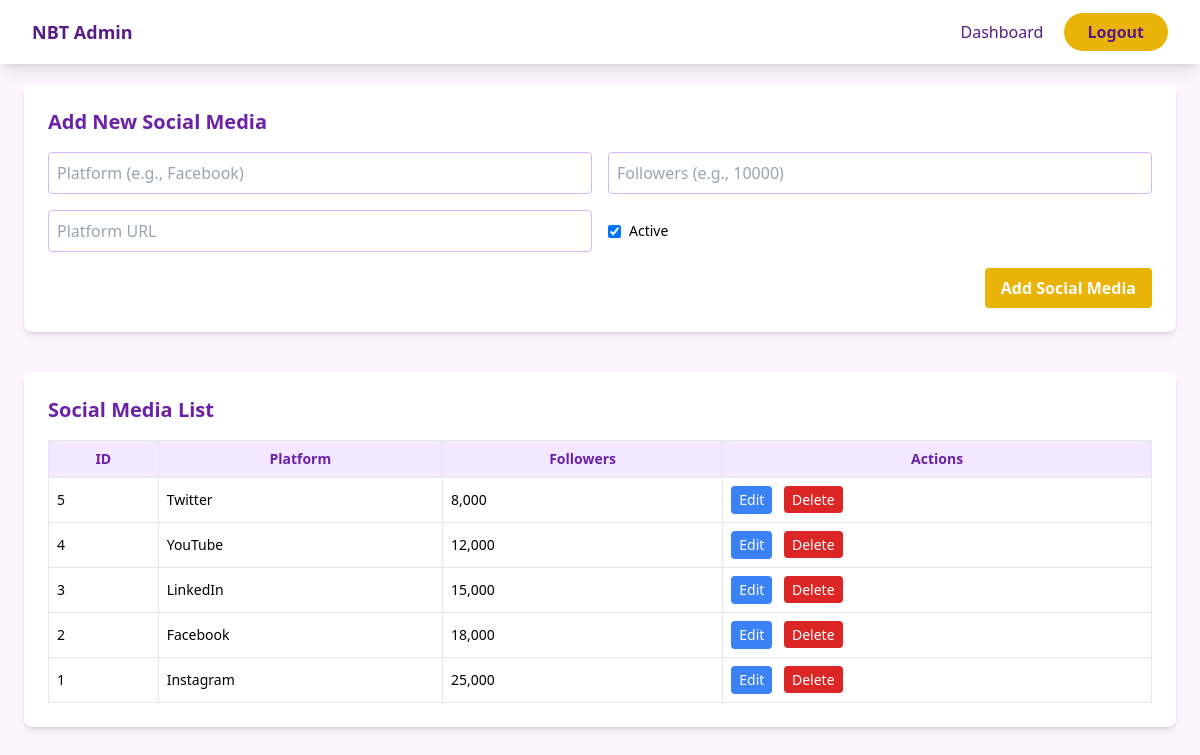
Screenshot of /nbt/admin/manage_social_media.php (signed in) with the database file from the repository.
### tables this page shows
CREATE TABLE social_media (
    id INT AUTO_INCREMENT PRIMARY KEY,
    platform VARCHAR(100) NOT NULL,
    platform_url VARCHAR(500) DEFAULT '',
    icon_class VARCHAR(100) DEFAULT '',
    followers INT DEFAULT 0,
    is_active TINYINT(1) DEFAULT 1,
    display_order INT DEFAULT 0,
    created_at TIMESTAMP DEFAULT CURRENT_TIMESTAMP
);

### nbt/admin/manage_social_media.php (the view, shortened to what this page needs)
<?php
require '../config/db.php';
$stmt = $pdo->query("SELECT * FROM social_media ORDER BY id DESC");
$social_media = $stmt->fetchAll(PDO::FETCH_ASSOC);
?>
<!DOCTYPE html>
<html lang="en">
<head>
    <script src="https://cdn.tailwindcss.com"></script>
</head>
<body class="bg-purple-50 font-sans">
    <nav class="bg-white shadow-lg fixed w-full top-0 z-50">
        <div class="max-w-7xl mx-auto px-4 sm:px-6 lg:px-8">
            <div class="flex justify-between items-center h-16">
                <div class="text-lg font-semibold text-purple-900">NBT Admin</div>
                <div>
                    <a href="dashboard.php" class="text-purple-900 hover采访:text-yellow-500 px-4">Dashboard</a>
                    <a href="logout.php" class="bg-yellow-500 text-purple-900 px-6 py-2 rounded-full font-semibold hover:bg-yellow-600">Logout</a>
                </div>
            </div>
        </div>
    </nav>
    <div class="max-w-7xl mx-auto p-6">
        <h1 class="text-3xl font-bold text-purple-800 mb-6">Manage Social Media</h1>
        <div class="bg-white rounded-lg shadow-md p-6 mb-10">
            <h2 class="text-xl font-semibold mb-4 text-purple-800">Add New Social Media</h2>
            <form method="POST" class="grid grid-cols-1 md:grid-cols-2 gap-4">
                <input type="text" name="platform" placeholder="Platform (e.g., Facebook)" required class="border border-purple-300 p-2 rounded" />
                <input type="number" name="followers" placeholder="Followers (e.g., 10000)" required class="border border-purple-300 p-2 rounded" />
                <input type="url" name="platform_url" placeholder="Platform URL" class="border border-purple-300 p-2 rounded" />
                <div class="flex items-center">
                    <label class="flex items-center">
                        <input type="checkbox" name="is_active" checked class="mr-2">
                        <span class="text-sm">Active</span>
                    </label>
                </div>
                <div class="col-span-2 text-right">
                    <button type="submit" name="add" class="bg-yellow-500 hover:bg-yellow-600 text-white font-bold px-4 py-2 rounded">Add Social Media</button>
                </div>
            </form>
        </div>
        <div class="bg-white rounded-lg shadow-md p-6">
            <h2 class="text-xl font-semibold mb-4 text-purple-800">Social Media List</h2>
            <table class="min-w-full table-auto text-sm border">
                <thead>
                    <tr class="bg-purple-100 text-purple-800">
                        <th class="p-2 border">ID</th>
                        <th class="p-2 border">Platform</th>
                        <th class="p-2 border">Followers</th>
                        <th class="p-2 border">Actions</th>
                    </tr>
                </thead>
                <tbody>
                    <?php foreach ($social_media as $sm): ?>
                        <tr class="border-t">
                            <td class="p-2 border"><?= htmlspecialchars($sm['id']) ?></td>
                            <td class="p-2 border"><?= htmlspecialchars($sm['platform']) ?></td>
                            <td class="p-2 border"><?= number_format($sm['followers']) ?></td>
                            <td class="p-2 border space-x-2">
                                <button onclick="toggleEdit(<?= $sm['id'] ?>)" class="bg-blue-500 text-white px-2 py-1 rounded">Edit</button>
                                <a href="?delete=<?= $sm['id'] ?>" onclick="return confirm('Delete this social media entry?')" class="bg-red-600 text-white px-2 py-1 rounded">Delete</a>
                            </td>
                        </tr>
                    <?php endforeach; ?>
                </tbody>
            </table>
        </div>
    </div>
</body>
</html>

### rows the page displays
social_media: id "5", platform "Twitter", followers "8,000"
social_media: id "4", platform "YouTube", followers "12,000"
social_media: id "3", platform "LinkedIn", followers "15,000"
social_media: id "2", platform "Facebook", followers "18,000"
social_media: id "1", platform "Instagram", followers "25,000"
